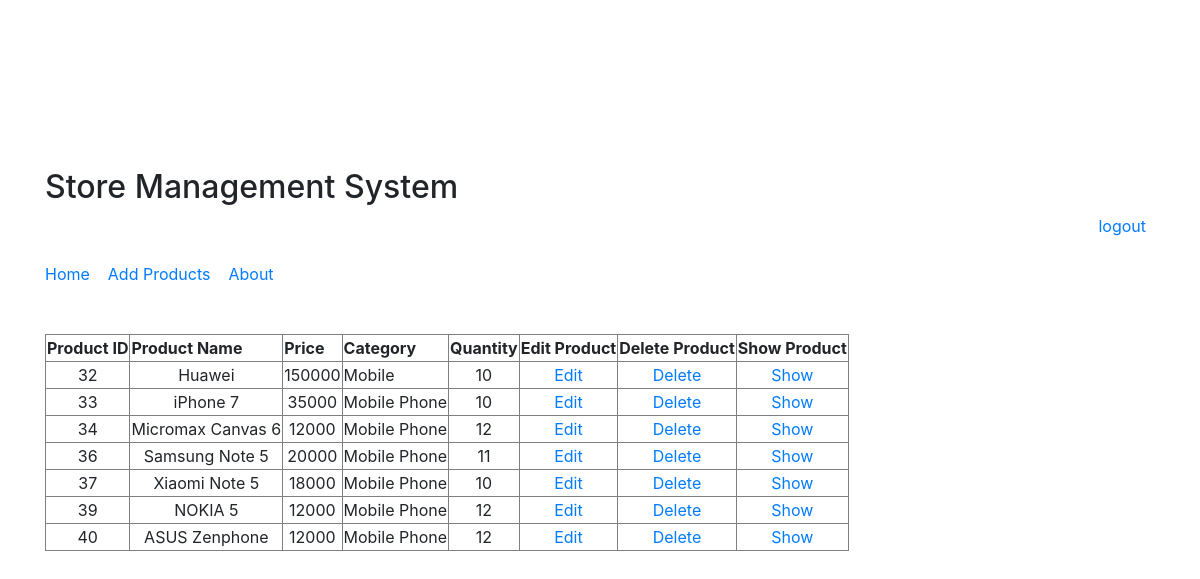
The page /product.php (signed in) on the database its author committed.
### tables this page shows
CREATE TABLE `product` (
  `id` int(11) NOT NULL,
  `productname` varchar(50) NOT NULL,
  `price` float NOT NULL,
  `quantity` int(11) NOT NULL,
  `category` varchar(20) NOT NULL
);

### product.php (the view, shortened to what this page needs)
<!DOCTYPE html>
<html>
<head>
	<link rel="stylesheet" href="https://stackpath.bootstrapcdn.com/bootstrap/4.1.0/css/bootstrap.min.css" >
</head>
<body>
<div class="container">
	<table border="1">
   <?php
	if(isset($_SESSION['username'])){
	$servername = "localhost";
	$username = "root";
	$password = "";
	$dbname = "imsdb";
	$conn = new mysqli($servername, $username, $password, $dbname);
	$sql = "select * FROM product";
	$result = $conn->query($sql);
	if ($result->num_rows > 0) {
		echo "<tr>
		   <th>Product ID</th>
		   <th>Product Name</th>
		   <th>Price</th>
		   <th>Category</th>
		   <th>Quantity</th>
		   <th>Edit Product</th>
		   <th>Delete Product</th>
		   <th>Show Product</th>
		</tr>";
		while($row = $result->fetch_assoc())
		{
			echo "<tr><td align='center'>" . $row["id"]. "</td><td align='center'>" . $row["productname"]. " </td><td align='center'>" . $row["price"]. "</td><td> ".$row["category"]."</td><td align='center'> ".$row["quantity"]."</td><td align='center'><a href='update.php?id=" . $row["id"]. "'>Edit<a/></td><td align='center'><a href='delete.php?id=" . $row["id"]. "'>Delete<a/></td><td align='center'><a href='show.php?id=" . $row["id"]. "'>Show<a/></td><br></tr>";
		}
	}
	else
	{
		echo "0 results";
	}
		echo "<h2>Store Management System</h2>
		<div align='right'><a href='logout.php'> logout</a>&nbsp;&nbsp;</div>
			</br>
			<fieldset>
				 <a href='adminHome.php'>Home</a>&nbsp;&nbsp;&nbsp;&nbsp;<a href='addProduct.html'>Add Products</a>&nbsp;&nbsp;&nbsp;&nbsp;<a href='about.php'>About</a>
			</fieldset><br/><br/>";
	}else{
		header("location: login.html");
	}
?>
</table>
</div>
</body>
</html>

### rows shown on the page
product: id "32", productname "Huawei", price "150000", category "Mobile", quantity "10"
product: id "33", productname "iPhone 7", price "35000", category "Mobile Phone", quantity "10"
product: id "34", productname "Micromax Canvas 6", price "12000", category "Mobile Phone", quantity "12"
product: id "36", productname "Samsung Note 5", price "20000", category "Mobile Phone", quantity "11"
product: id "37", productname "Xiaomi Note 5", price "18000", category "Mobile Phone", quantity "10"
product: id "39", productname "NOKIA 5", price "12000", category "Mobile Phone", quantity "12"
product: id "40", productname "ASUS Zenphone", price "12000", category "Mobile Phone", quantity "12"
